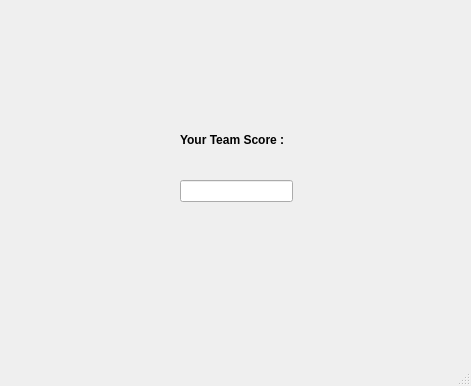
<?xml version="1.0" encoding="UTF-8"?>
<ui version="4.0">
 <class>score</class>
 <widget class="QMainWindow" name="score">
  <property name="geometry">
   <rect>
    <x>0</x>
    <y>0</y>
    <width>471</width>
    <height>386</height>
   </rect>
  </property>
  <property name="windowTitle">
   <string>MainWindow</string>
  </property>
  <widget class="QWidget" name="centralwidget">
   <widget class="QLineEdit" name="Score">
    <property name="geometry">
     <rect>
      <x>180</x>
      <y>180</y>
      <width>113</width>
      <height>22</height>
     </rect>
    </property>
   </widget>
   <widget class="QLabel" name="teamscore">
    <property name="geometry">
     <rect>
      <x>180</x>
      <y>130</y>
      <width>151</width>
      <height>20</height>
     </rect>
    </property>
    <property name="font">
     <font>
      <weight>75</weight>
      <bold>true</bold>
     </font>
    </property>
    <property name="text">
     <string>Your Team Score :</string>
    </property>
   </widget>
  </widget>
  <widget class="QStatusBar" name="statusbar"/>
 </widget>
 <resources/>
 <connections/>
</ui>
